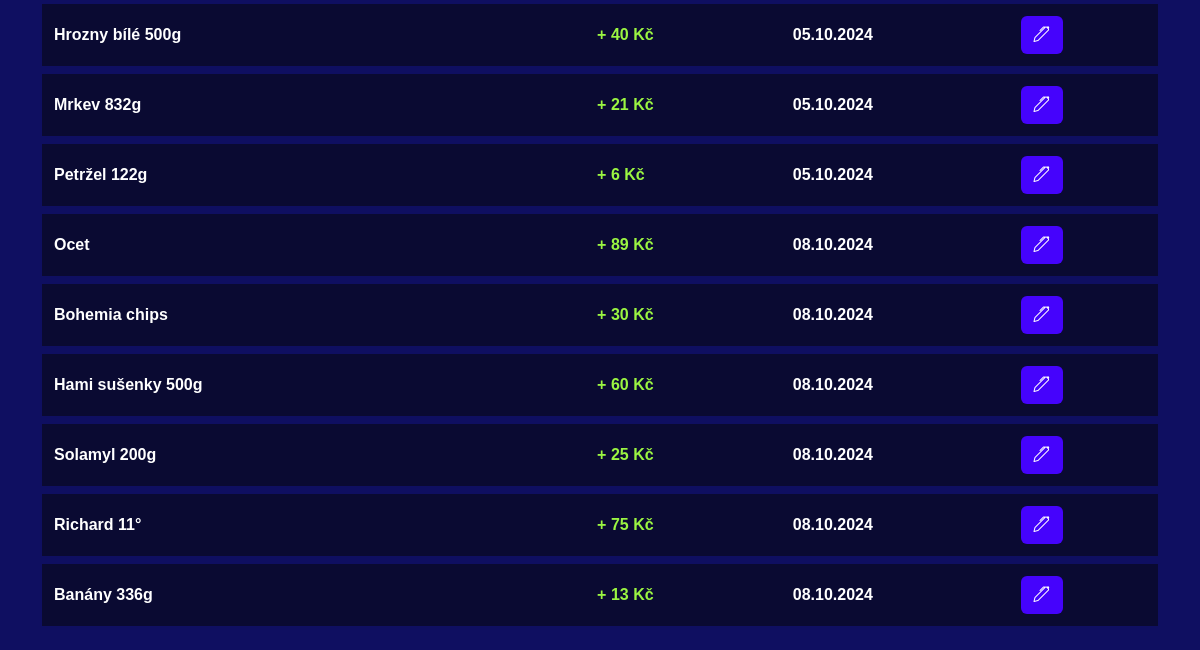
Page /list/outcomes/ (lower part) on the earlier database version.
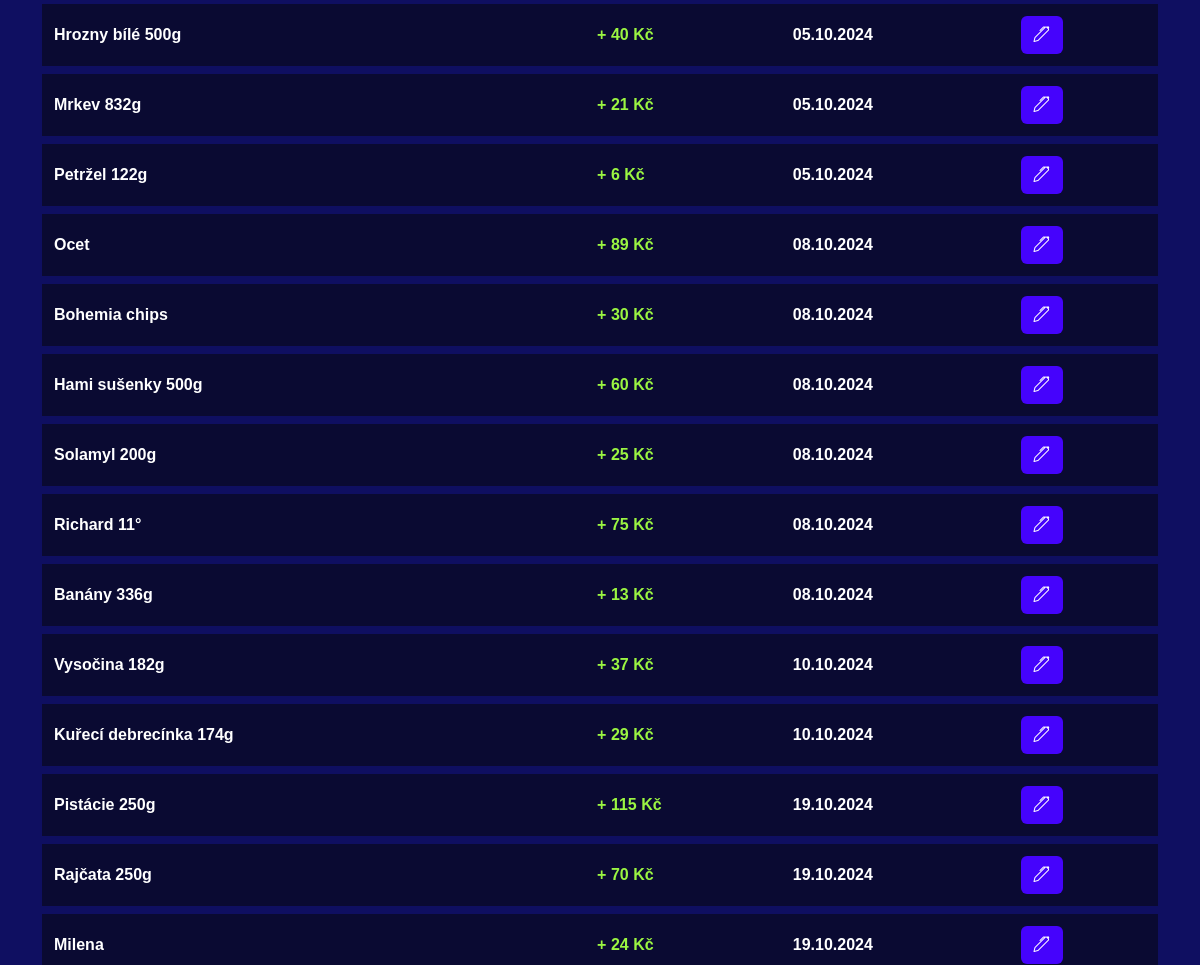
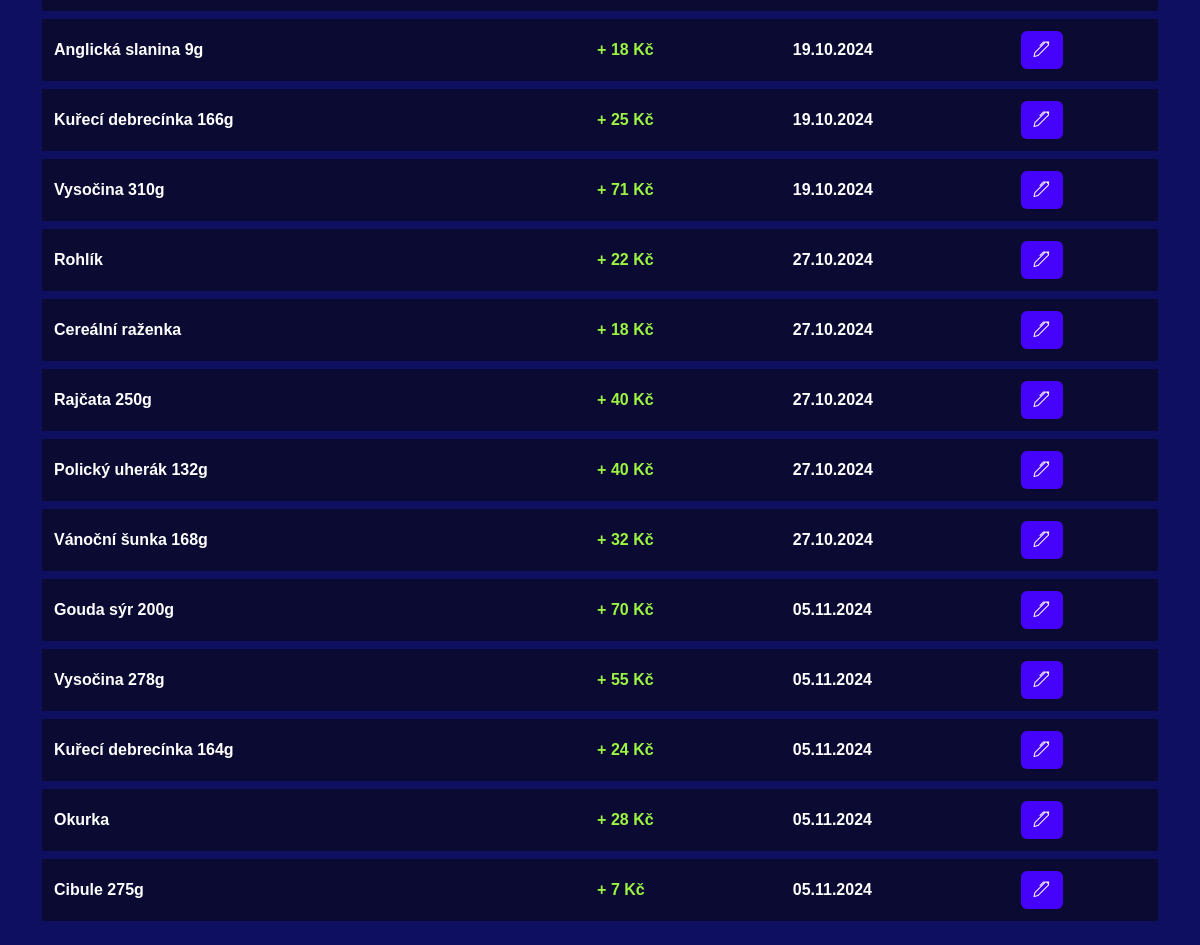
Same page on the later database version (2 pictures, top to bottom).
### finance_app/models.py (models this page shows)
class Outcome(models.Model):
    name = models.CharField(max_length=100)
    quantity = models.IntegerField(default=1)
    amount = models.FloatField()
    date = models.DateField(default=timezone.now,editable=True)
    category = models.ForeignKey(Category, on_delete=models.SET_DEFAULT, default=1)

### finance_app/views.py (the view)
# urls.py: path('list/outcomes/', views.list_outcomes, name='list_outcomes'),
def list_outcomes(request):
    outcomes = Outcome.objects.all()
    total_spent = outcomes.aggregate(Sum('amount'))['amount__sum'] or 0
    context = {
        'outcomes': outcomes,
        'total_spent': total_spent,
    }
    return render(request,'list_outcomes.html',context)

### finance_app/templates/list_outcomes.html (shortened to what this page needs)
{% extends 'base.html' %}
{% block content %}
                <div class="row">
                    <div class="col-12">
                        <table class="table">
                            <tbody>
                                {% for item in outcomes %}
                                    <tr>
                                        <td>{{ item.name }}</td>
                                        <td style="color:#9bf542;">+ {{ item.amount|floatformat:0 }} Kč</td>
                                        <td>{{ item.date|date:"d.m.Y" }}</td>
                                        <td>
                                            <a class="btn darkbtn" href='{% url 'edit_outcome' item.id  %}'><i class="bi bi-pen"></i></a>
                                             </td>
                                    </tr>
                                {% endfor %}
                            </tbody>
                        </table>
                    </div>
                </div>
{% endblock %}

### finance_app/templates/base.html (shortened to what this page needs)
{% load static %}
<!DOCTYPE html>
<html lang="en">
<head>
    <link href="https://cdn.jsdelivr.net/npm/bootstrap@5.3.0/dist/css/bootstrap.min.css" rel="stylesheet">
    <link rel="stylesheet" href="https://cdn.jsdelivr.net/npm/bootstrap-icons@1.11.3/font/bootstrap-icons.min.css">
</head>
<body>
    <div class="container mt-4">
        {% block content %}
        {% endblock %}
    </div>
</body>
</html>

### finance_app/templates/base.html (style rules this page uses)
body { background-color: #0f0f61; color: white; }

### finance_app/templates/menu.html (style rules this page uses)
body { font-family: Arial, sans-serif; margin-top: 60px; padding: 0; }

Differences in the rows shown:
added Outcome: name "Vysočina 182g", amount "37", date "10.10.2024"
added Outcome: name "Kuřecí debrecínka 174g", amount "29", date "10.10.2024"
added Outcome: name "Pistácie 250g", amount "115", date "19.10.2024"
added Outcome: name "Rajčata 250g", amount "70", date "19.10.2024"
added Outcome: name "Milena", amount "24", date "19.10.2024"
added Outcome: name "Anglická slanina 9g", amount "18", date "19.10.2024"
added Outcome: name "Kuřecí debrecínka 166g", amount "25", date "19.10.2024"
added Outcome: name "Vysočina 310g", amount "71", date "19.10.2024"
added Outcome: name "Rohlík", amount "22", date "27.10.2024"
added Outcome: name "Cereální raženka", amount "18", date "27.10.2024"
added Outcome: name "Rajčata 250g", amount "40", date "27.10.2024"
added Outcome: name "Polický uherák 132g", amount "40", date "27.10.2024"
added Outcome: name "Vánoční šunka 168g", amount "32", date "27.10.2024"
added Outcome: name "Gouda sýr 200g", amount "70", date "05.11.2024"
added Outcome: name "Vysočina 278g", amount "55", date "05.11.2024"
added Outcome: name "Kuřecí debrecínka 164g", amount "24", date "05.11.2024"
added Outcome: name "Okurka", amount "28", date "05.11.2024"
added Outcome: name "Cibule 275g", amount "7", date "05.11.2024"
